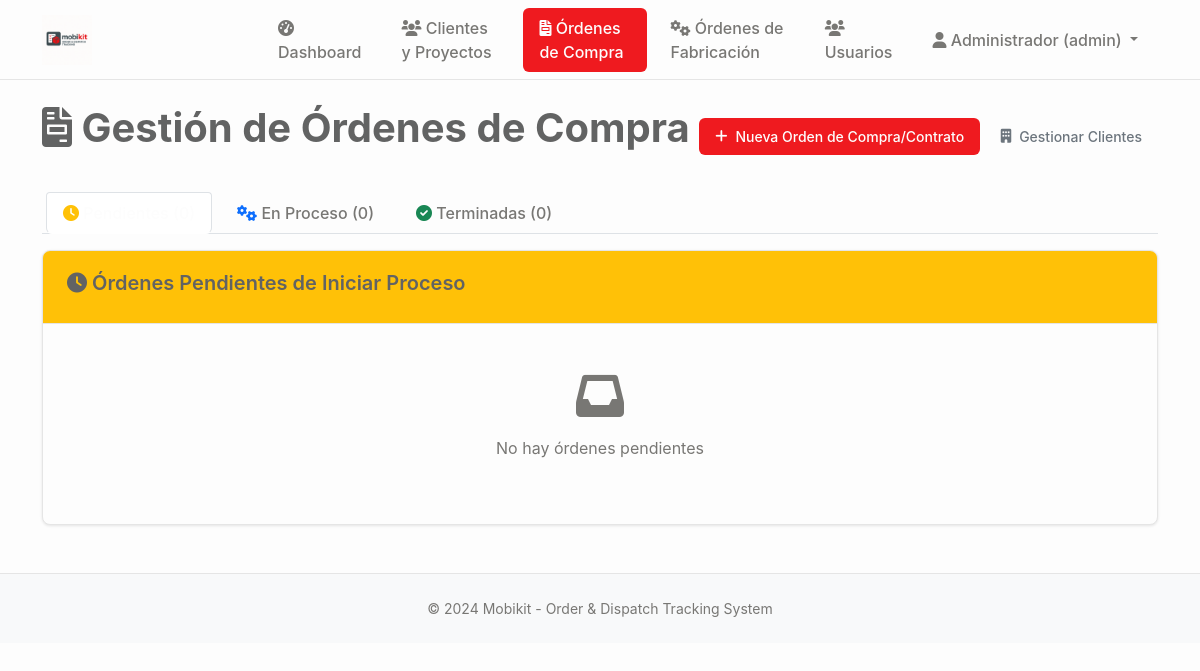
/ordenes_compra (signed in), run on an earlier commit of the app's database.
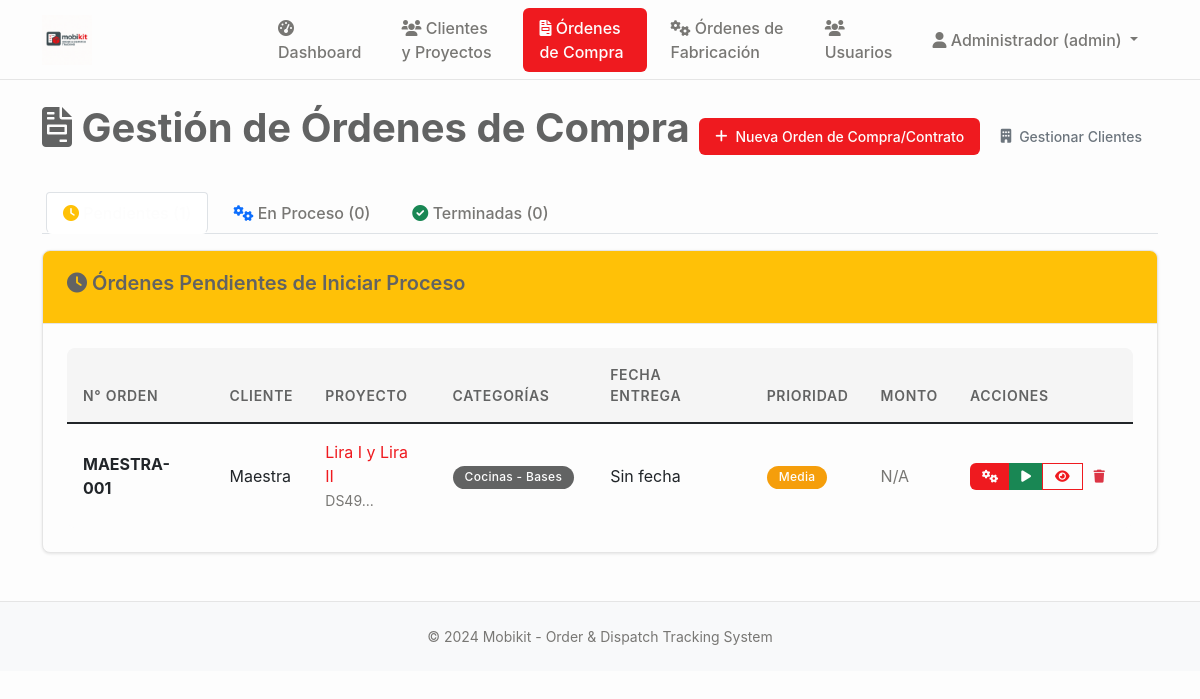
And on a later commit of the database.
### tables this page shows
CREATE TABLE proyectos (
                id INTEGER PRIMARY KEY AUTOINCREMENT,
                codigo TEXT UNIQUE NOT NULL,
                nombre TEXT NOT NULL,
                cliente_id INTEGER NOT NULL,
                descripcion TEXT,
                estado TEXT DEFAULT 'en_desarrollo' CHECK (estado IN ('en_desarrollo', 'aprobado_produccion', 'seccionado', 'enchapado', 'mecanizado', 'produccion_completa', 'embalando', 'listo_despacho', 'entregado', 'cancelado')),
                prioridad TEXT DEFAULT 'media' CHECK (prioridad IN ('baja', 'media', 'alta', 'urgente')),
                fecha_inicio DATE,
                fecha_entrega DATE,
                fecha_entrega_real DATE,
                diseñador_id INTEGER,
                supervisor_id INTEGER,
                presupuesto DECIMAL(12,2),
                costo_real DECIMAL(12,2),
                observaciones TEXT,
                created_at TIMESTAMP DEFAULT CURRENT_TIMESTAMP,
                updated_at TIMESTAMP DEFAULT CURRENT_TIMESTAMP, adjudicacion_tipo TEXT DEFAULT "orden_compra" CHECK (adjudicacion_tipo IN ("contrato", "orden_compra")), monto_neto DECIMAL(12,2), estado_proyecto TEXT DEFAULT "pendiente_presupuesto", monto_neto_provision DECIMAL(12,2), monto_neto_instalacion DECIMAL(12,2), fecha_estimada_inicio DATE,
                FOREIGN KEY (cliente_id) REFERENCES clientes (id),
                FOREIGN KEY (diseñador_id) REFERENCES usuarios (id),
                FOREIGN KEY (supervisor_id) REFERENCES usuarios (id)
            );

### main.py (the view, shortened to what this page needs)
@app.route('/ordenes_compra')
@login_required
def ordenes_compra():
    conn = sqlite3.connect('mobikit.db')
    cursor = conn.cursor()
    cursor.execute('''
        SELECT p.id, p.codigo, p.nombre, c.nombre as cliente_nombre, p.fecha_entrega,
               p.descripcion, p.prioridad, p.presupuesto,
               julianday(p.fecha_entrega) - julianday('now') as dias_restantes
        FROM proyectos p
        LEFT JOIN clientes c ON p.cliente_id = c.id
        INNER JOIN proyecto_categorias pc ON p.id = pc.proyecto_id
        WHERE p.estado IN ('diseño', 'en_desarrollo')
        GROUP BY p.id, p.codigo, p.nombre, c.nombre, p.fecha_entrega,
                 p.descripcion, p.prioridad, p.presupuesto
        ORDER BY p.fecha_entrega ASC, p.prioridad DESC
    ''')
    ordenes_pendientes_raw = cursor.fetchall()
    cursor.execute('''
        SELECT DISTINCT p.id, p.codigo, p.nombre, c.nombre as cliente_nombre, p.fecha_entrega,
               p.descripcion, p.prioridad, p.presupuesto,
               julianday(p.fecha_entrega) - julianday('now') as dias_restantes
        FROM proyectos p
        LEFT JOIN clientes c ON p.cliente_id = c.id
        INNER JOIN pedidos_seguimiento ps ON p.id = ps.proyecto_id
        INNER JOIN proyecto_categorias pc ON p.id = pc.proyecto_id
        WHERE ps.estado IN ('aprobado_produccion', 'seccionado', 'enchapado', 'mecanizado', 'produccion_completa')
        GROUP BY p.id, p.codigo, p.nombre, c.nombre, p.fecha_entrega,
                 p.descripcion, p.prioridad, p.presupuesto
        ORDER BY p.fecha_entrega ASC, p.prioridad DESC
    ''')
    ordenes_proceso_raw = cursor.fetchall()
    cursor.execute('''
        SELECT p.id, p.codigo, p.nombre, c.nombre as cliente_nombre, p.fecha_entrega,
               p.descripcion, p.prioridad, p.presupuesto, p.fecha_entrega_real
        FROM proyectos p
        LEFT JOIN clientes c ON p.cliente_id = c.id
        INNER JOIN proyecto_categorias pc ON p.id = pc.proyecto_id
        WHERE p.estado IN ('entregado', 'completado')
        GROUP BY p.id, p.codigo, p.nombre, c.nombre, p.fecha_entrega,
                 p.descripcion, p.prioridad, p.presupuesto, p.fecha_entrega_real
        ORDER BY p.fecha_entrega_real DESC
    ''')
    ordenes_terminadas_raw = cursor.fetchall()
    def obtener_categorias_orden(proyecto_id):
        cursor.execute('''
            SELECT cat.nombre, subcat.nombre
            FROM proyecto_categorias pc
            JOIN categorias_producto cat ON pc.categoria_id = cat.id
            LEFT JOIN subcategorias_producto subcat ON pc.subcategoria_id = subcat.id
            WHERE pc.proyecto_id = ?
        ''', (proyecto_id,))
        categorias = []
        for cat_nombre, subcat_nombre in cursor.fetchall():
            categoria_texto = cat_nombre
            if subcat_nombre:
                categoria_texto += f" - {subcat_nombre}"
            categorias.append(categoria_texto)
        return categorias
    def obtener_ordenes_fabricacion(proyecto_id):
        cursor.execute('''
            SELECT ps.id, ps.codigo_pedido, ps.nombre, ps.estado, ps.fecha_entrega_estimada
            FROM pedidos_seguimiento ps
            WHERE ps.proyecto_id = ? AND ps.estado != 'entregado'
            ORDER BY ps.created_at ASC
        ''', (proyecto_id,))
        ordenes_fab = []
        for fab in cursor.fetchall():
            fab_dict = {
                'id': fab[0], 'codigo_pedido': fab[1], 'nombre': fab[2],
                'estado': fab[3], 'fecha_entrega_estimada': fab[4]
            }
            ordenes_fab.append(fab_dict)
        return ordenes_fab
    ordenes_pendientes = []
    for orden in ordenes_pendientes_raw:
        orden_dict = {
            'id': orden[0], 'codigo': orden[1], 'nombre': orden[2], 'cliente_nombre': orden[3],
            'fecha_entrega': orden[4], 'descripcion': orden[5], 'prioridad': orden[6],
            'presupuesto': orden[7], 'dias_restantes': orden[8],
            'categorias': obtener_categorias_orden(orden[0])
        }
        ordenes_pendientes.append(orden_dict)
    ordenes_proceso = []
    ordenes_terminadas = []
    conn.close()
    return render_template('ordenes_compra.html',
                           ordenes_pendientes=ordenes_pendientes,
                           ordenes_proceso=ordenes_proceso,
                           ordenes_terminadas=ordenes_terminadas)

### main.py (called while the page is built)
def login_required(f):
    @wraps(f)
    def decorated_function(*args, **kwargs):
        if 'user_id' not in session:
            return redirect(url_for('login'))
        return f(*args, **kwargs)
    return decorated_function

### templates/ordenes_compra.html (shortened to what the changed rows need)
{% extends "base.html" %}
{% block content %}
<div class="d-flex justify-content-between align-items-center mb-4">
    <h1><i class="fas fa-file-invoice"></i> Gestión de Órdenes de Compra</h1>
</div>
<div class="tab-content" id="ordenesTabContent">
    <div class="tab-pane fade show active" id="pendientes" role="tabpanel">
        <div class="card mt-3">
            <div class="card-body">
                {% if ordenes_pendientes %}
                <div class="table-responsive">
                    <table class="table table-hover">
                        <thead>
                            <tr>
                                <th>N° Orden</th>
                                <th>Cliente</th>
                                <th>Proyecto</th>
                                <th>Categorías</th>
                                <th>Fecha Entrega</th>
                                <th>Prioridad</th>
                                <th>Monto</th>
                                <th>Acciones</th>
                            </tr>
                        </thead>
                        <tbody>
                            {% for orden in ordenes_pendientes %}
                            <tr>
                                <td><strong>{{ orden.codigo }}</strong></td>
                                <td>{{ orden.cliente_nombre }}</td>
                                <td>
                                    <a href="{{ url_for('orden_compra_detalle', orden_id=orden.id) }}" class="text-decoration-none">
                                        {{ orden.nombre }}
                                    </a>
                                    {% if orden.descripcion %}
                                    <br><small class="text-muted">{{ orden.descripcion[:50] }}...</small>
                                    {% endif %}
                                </td>
                                <td>
                                    {% for categoria in orden.categorias %}
                                    <span class="badge bg-secondary me-1">{{ categoria }}</span>
                                    {% endfor %}
                                </td>
                                <td>
                                    {{ orden.fecha_entrega if orden.fecha_entrega else 'Sin fecha' }}
                                </td>
                                <td>
                                    <span class="badge bg-{% if orden.prioridad == 'alta' %}danger{% elif orden.prioridad == 'media' %}warning{% else %}info{% endif %}">
                                        {{ orden.prioridad|title }}
                                    </span>
                                </td>
                                <td>
                                    {% if orden.presupuesto %}
                                    ${{ "{:,.0f}".format(orden.presupuesto) }}
                                    {% else %}
                                    <span class="text-muted">N/A</span>
                                    {% endif %}
                                </td>
                                <td>
                                    <div class="btn-group">
                                        <button class="btn btn-sm btn-primary" onclick="crearOrdenFabricacion({{ orden.id }})" title="Crear Orden de Fabricación">
                                            <i class="fas fa-cogs"></i>
                                        </button>
                                        <button class="btn btn-sm btn-success" onclick="iniciarProceso({{ orden.id }})" title="Iniciar Proceso">
                                            <i class="fas fa-play"></i>
                                        </button>
                                        <a href="{{ url_for('orden_compra_detalle', orden_id=orden.id) }}" class="btn btn-sm btn-outline-primary" title="Ver detalles">
                                            <i class="fas fa-eye"></i>
                                        </a>
                                        {% if session.user_role in ['admin'] %}
                                        <button class="btn btn-sm btn-outline-danger" onclick="eliminarOrdenCompra({{ orden.id }})" title="Eliminar Orden">
                                            <i class="fas fa-trash"></i>
                                        </button>
                                        {% endif %}
                                    </div>
                                </td>
                            </tr>
                            {% endfor %}
                        </tbody>
                    </table>
                </div>
                {% else %}
                <div class="text-center py-4">
                    <i class="fas fa-inbox fa-3x text-muted mb-3"></i>
                    <p class="text-muted">No hay órdenes pendientes</p>
                </div>
                {% endif %}
            </div>
        </div>
    </div>
</div>
{% endblock %}

What changed in the data, as far as the page shows it:
now on this page (row edited): proyectos: codigo "MAESTRA-001", cliente_nombre "Maestra", nombre "Lira I y Lira II", descripcion "DS49", categorias "Cocinas - Bases", fecha_entrega "Sin fecha", prioridad "Media"
Also different on the page:
text no longer shown: "No hay órdenes pendientes"
text now shown: "N° ORDEN CLIENTE PROYECTO CATEGORÍAS FECHA ENTREGA PRIORIDAD MONTO ACCIONES"
